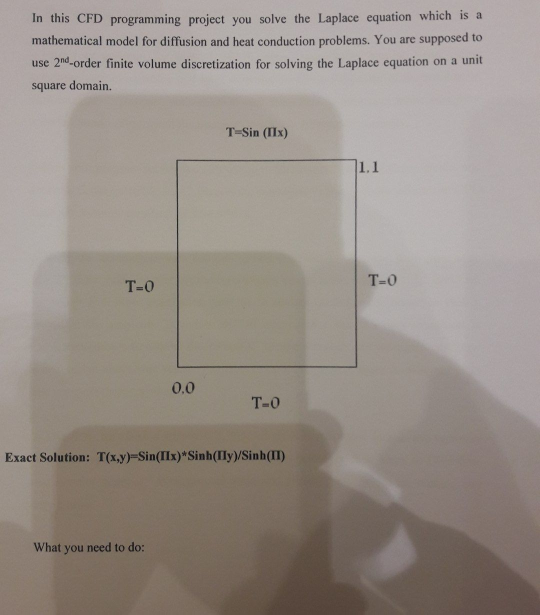
%> input picture Some-Math-Problems-By-Fortran-master/JacobiLaplaceProblem/1.jpg, 1080 x 1229 px (shown at 1/2 size)
$ octave plate_detector.m   (GNU Octave 9; MATLAB toolbox functions it lacks are replaced by stand-ins)
%> lines starting %> are read from the running program, lines starting %| are printed output that depends on the picture; in (x1, y1, x2, y2) boxes, pixels count from 0 and x2, y2 are one past the last pixel; in counts of white or black regions, pixels touching at a corner belong together; the program's own positions count from 1
%% clear command windows
clc;clear;close all;
%% Read Image
%% Images that work fine with our program:
    % [5 lines of commented-out code are left out]
%% Start
inputfile = '1.jpg';
imRaw = imread(inputfile); % read image
%> imRaw is the input picture: size 1229x1080x3 uint8; mean R, G, B 151.9, 142.7, 135.5
figure(); imshow(imRaw);
imRaw = imresize(imRaw,[1200,1600]);
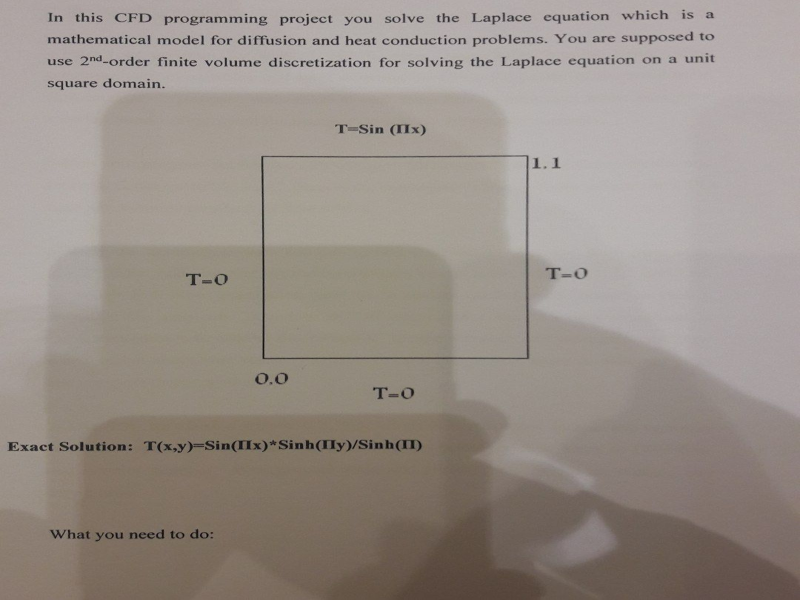
%> imRaw: size 1200x1600x3 uint8 (shown at 1/2 size); mean R, G, B 151.9, 142.7, 135.5
imMinimumTexts = imcrop(imRaw, [500 0 1200 1200]); % some images has parking numbers that interfere with algorythm. so the tries to remove the parking numbers
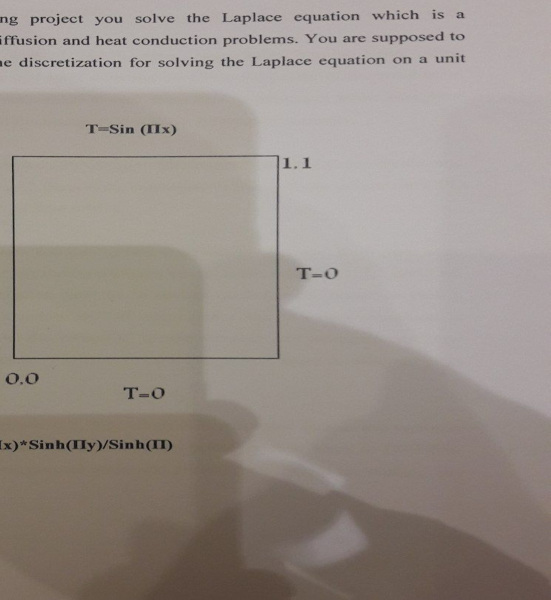
%> imMinimumTexts: size 1200x1101x3 uint8 (shown at 1/2 size); mean R, G, B 151.9, 142.9, 136.5

%% Image Enhancement & Finding Image edges
iYCbCr = rgb2ycbcr(imMinimumTexts); % change image color space to YCbCr
%> iYCbCr: size 1200x1101x3 uint8; mean of channels 1, 2, 3 140.4, 123.9, 132.4
imGray = im2double(rgb2gray(iYCbCr)); % rgb to gray
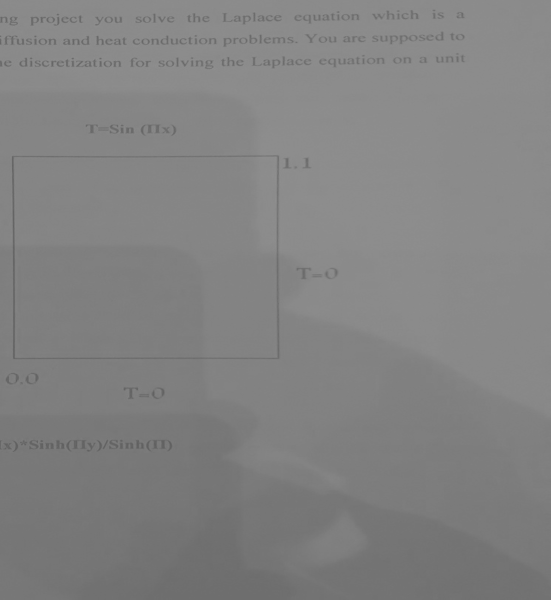
%> imGray: size 1200x1101 double (shown at 1/2 size); min 0.369, max 0.573, mean 0.509
imAdjusted = imadjust(imGray);
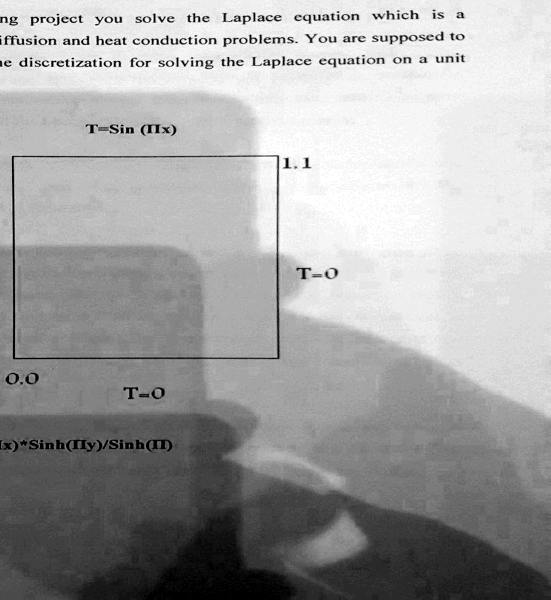
%> imAdjusted: size 1200x1101 double (shown at 1/2 size); min 0, max 1, mean 0.64
imMedianFiltered = medfilt2(imAdjusted, [10,10]);
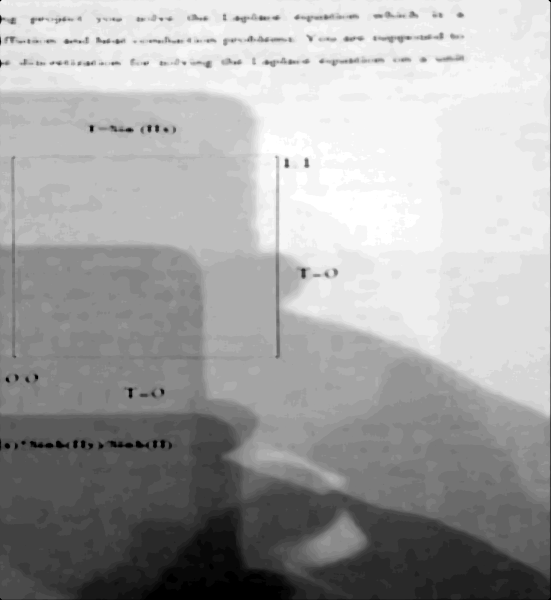
%> imMedianFiltered: size 1200x1101 double (shown at 1/2 size); min 0, max 1, mean 0.646
imRemovedNoise = wiener2(imMedianFiltered, [10,10]);
% figure();imshow(imRemovedNoise);
sobelMaskManualMatrix = [-1 0 1;-2 0 2;-1 0 1]; % sobel mask matrix; found by trial and error; matlab built-in matrices didnt worked as expected
imageFilter = imfilter(imRemovedNoise,sobelMaskManualMatrix,'replicate'); % filter image using sobel mask
imEdges=edge(imageFilter,'roberts',0.18,'both'); % find image edges
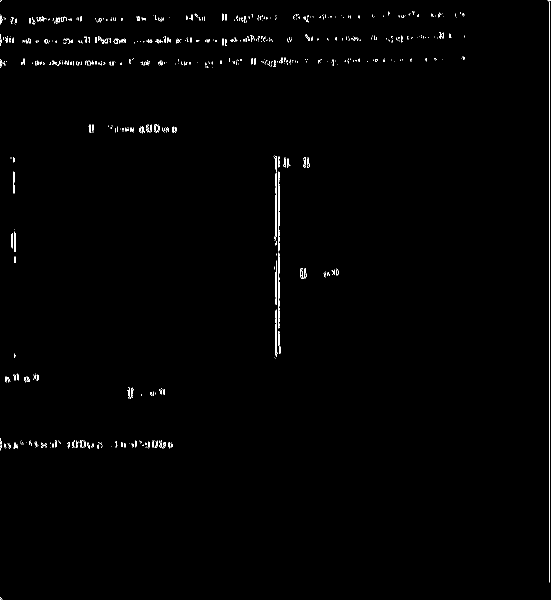
%> imEdges: size 1200x1101 logical (shown at 1/2 size); 0.63% white in thin lines or dots
imSmoothed=strel('rectangle',[25,25]); % smoothing image
imMorphologicallyClosed = imclose(imEdges, imSmoothed);
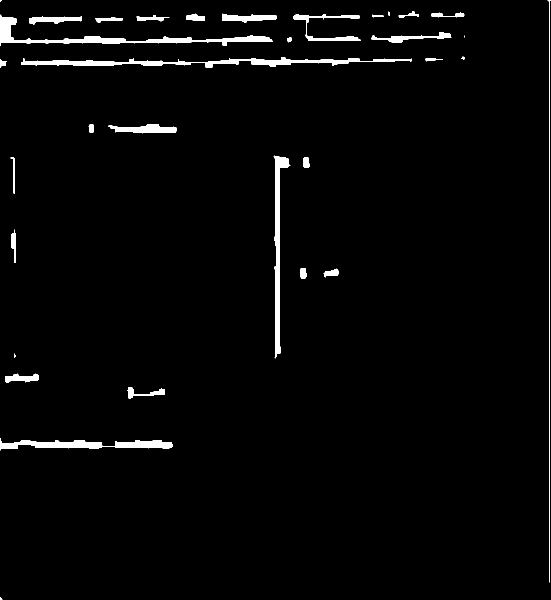
%> imMorphologicallyClosed: size 1200x1101 logical (shown at 1/2 size); 2.3% white; 33 white regions (4 under 20 px), largest, box (x1, y1, x2, y2) and area: (0, 29, 545, 92) 5447, (42, 115, 823, 136) 5385, (547, 311, 581, 717) 4027
% figure(5),imshow(imMorphologicallyClosed);title('smothing image');
ImFinalEnhanced = im2double(imMorphologicallyClosed);
%figure(),    imshow(ImFinalEnhanced)
%% Normalization
ImFinalEnhanced = (ImFinalEnhanced-min(ImFinalEnhanced(:)))/(max(ImFinalEnhanced(:))-min(ImFinalEnhanced(:))); % normalization
% figure(), imshow(ImFinalEnhanced)
%% Threshold (Otsu)
threshholdLevel = graythresh(ImFinalEnhanced); % threshold based on otsu method
%> threshholdLevel = 0.498
ImFinalEnhanced = imbinarize(ImFinalEnhanced,threshholdLevel); % not available in old
% matlab versions
%> (the run ends here)

$ run again, with Some-Math-Problems-By-Fortran-master/JacobiLaplaceProblem/2.jpg copied over Some-Math-Problems-By-Fortran-master/JacobiLaplaceProblem/1.jpg
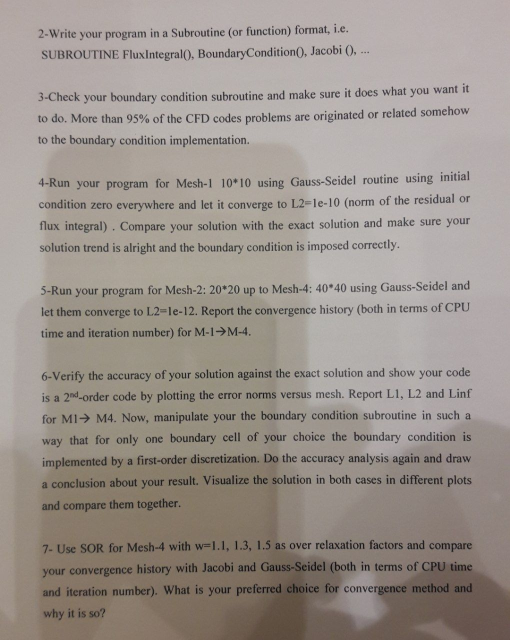
%> input picture Some-Math-Problems-By-Fortran-master/JacobiLaplaceProblem/2.jpg, 1020 x 1280 px (shown at 1/2 size)
%> imRaw is the input picture: size 1280x1020x3 uint8; mean R, G, B 155.2, 146.7, 140
%> imRaw: size 1200x1600x3 uint8
%> iYCbCr: size 1200x1101x3 uint8; mean of channels 1, 2, 3 144.1, 124.3, 132
%> `imEdges=edge(imageFilter,'roberts',0.18,'both');`:
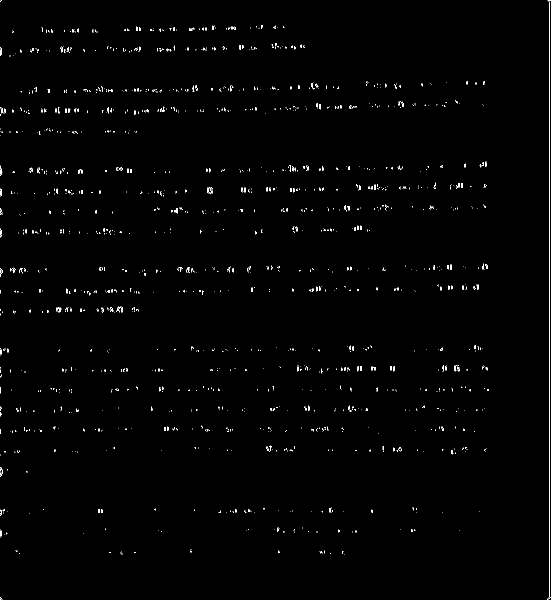
%> imEdges: size 1200x1101 logical (shown at 1/2 size); 0.69% white in thin lines or dots
%> `imMorphologicallyClosed = imclose(imEdges, imSmoothed);`:
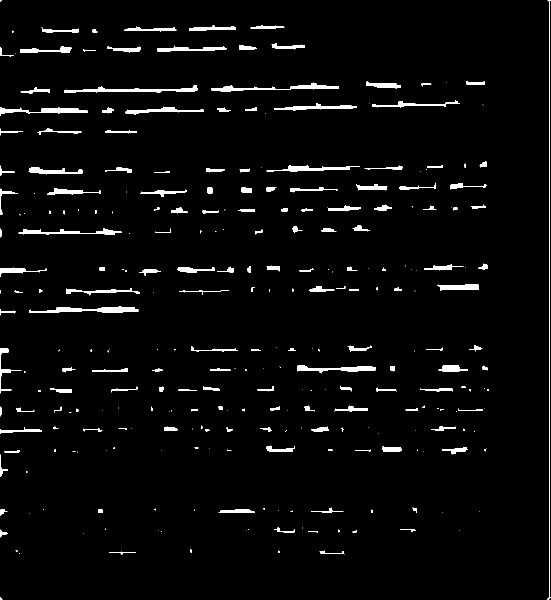
%> imMorphologicallyClosed: size 1200x1101 logical (shown at 1/2 size); 3% white; 287 white regions (129 under 20 px), largest, box (x1, y1, x2, y2) and area: (58, 613, 277, 626) 1533, (128, 170, 395, 186) 1423, (423, 165, 678, 183) 1273
%> threshholdLevel = 0.498

$ run again, with Some-Math-Problems-By-Fortran-master/JacobiLaplaceProblem/3.jpg copied over Some-Math-Problems-By-Fortran-master/JacobiLaplaceProblem/1.jpg
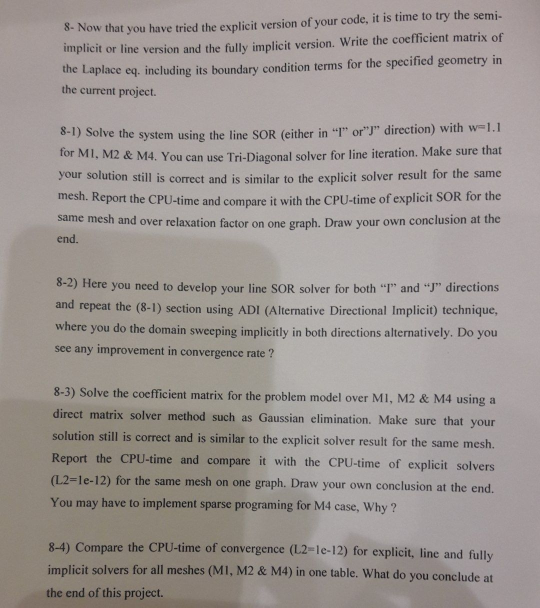
%> input picture Some-Math-Problems-By-Fortran-master/JacobiLaplaceProblem/3.jpg, 1080 x 1215 px (shown at 1/2 size)
%> imRaw is the input picture: size 1215x1080x3 uint8; mean R, G, B 156.7, 149.5, 145.9
%> imRaw: size 1200x1600x3 uint8
%> iYCbCr: size 1200x1101x3 uint8; mean of channels 1, 2, 3 149.2, 126, 131.2
%> `imEdges=edge(imageFilter,'roberts',0.18,'both');`:
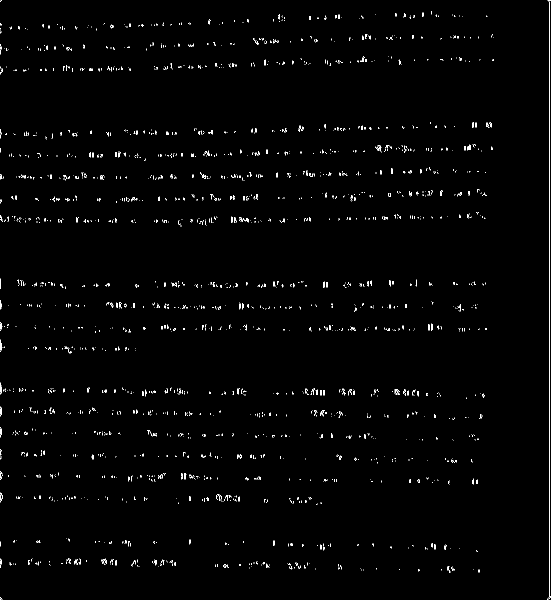
%> imEdges: size 1200x1101 logical (shown at 1/2 size); 1% white in thin lines or dots
%> `imMorphologicallyClosed = imclose(imEdges, imSmoothed);`:
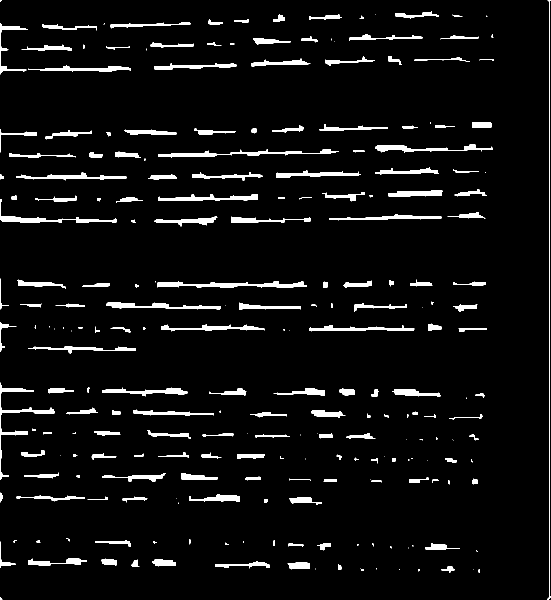
%> imMorphologicallyClosed: size 1200x1101 logical (shown at 1/2 size); 5% white; 237 white regions (63 under 20 px), largest, box (x1, y1, x2, y2) and area: (315, 562, 614, 576) 2000, (0, 765, 109, 960) 1754, (316, 298, 678, 316) 1705
%> threshholdLevel = 0.498
